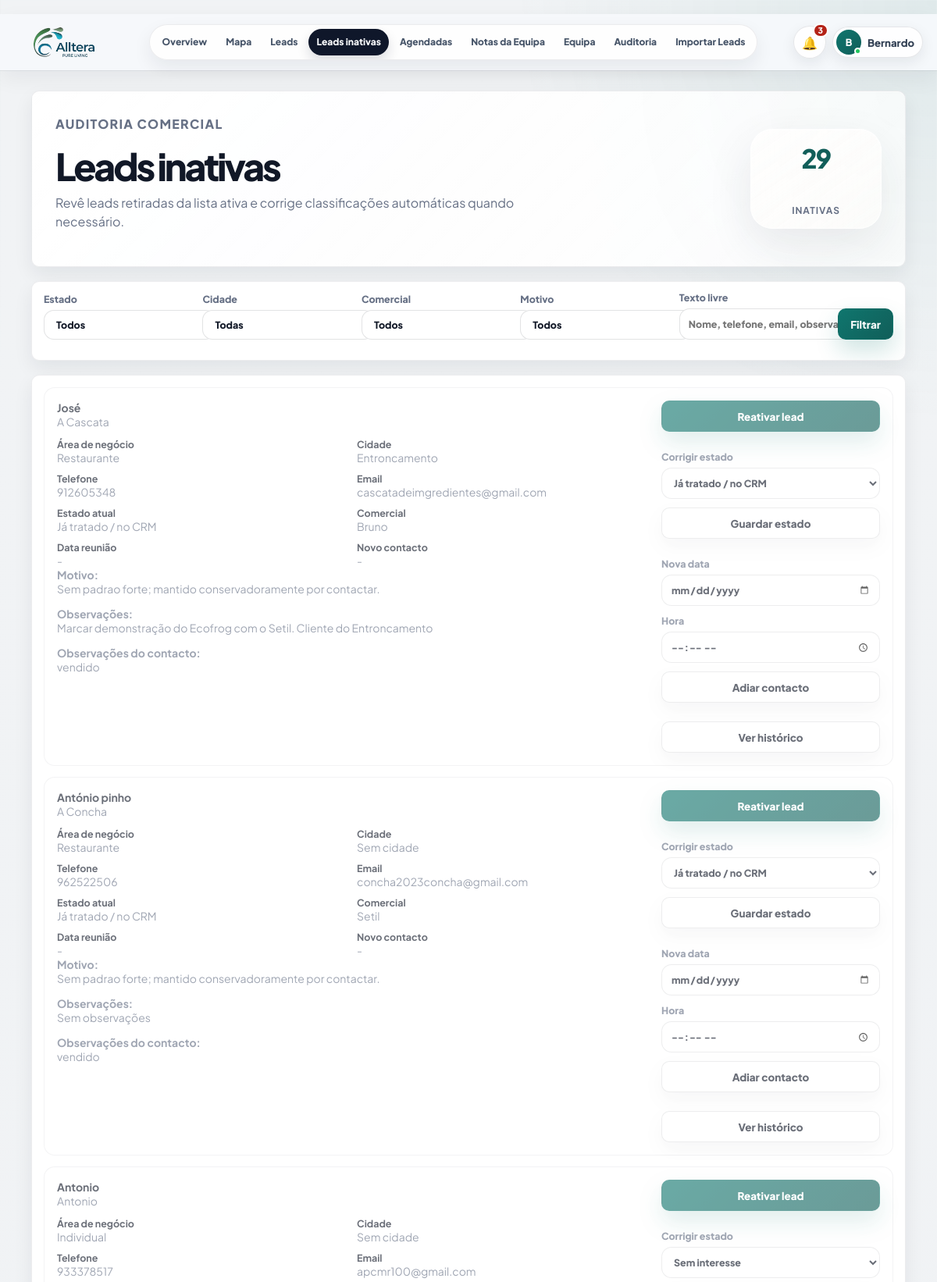
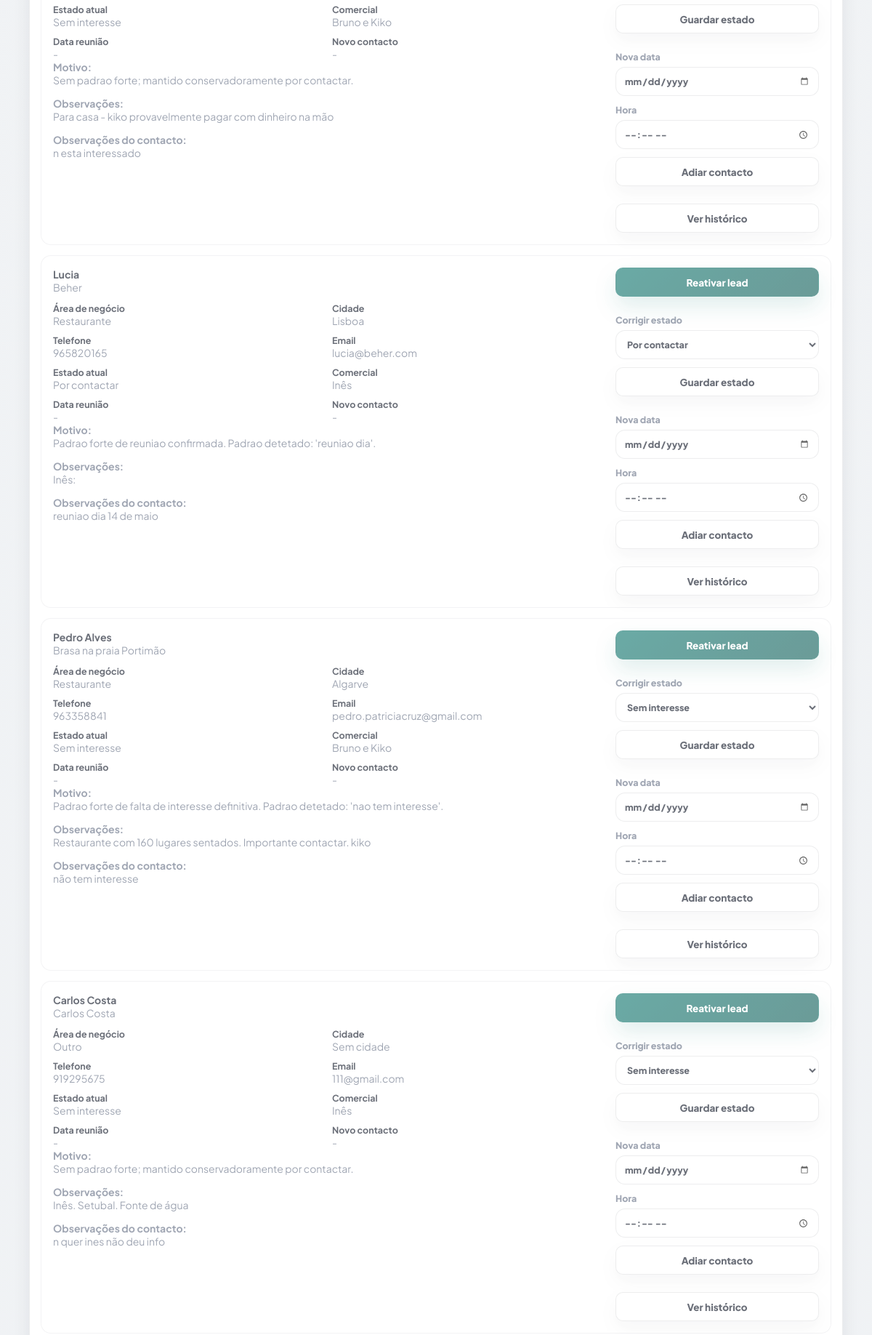
The app's page /leads-inativas (signed in, upper part) with its own data (2 pictures, top to bottom).
### PlataformaApoioDecisaoComercial/models.py (models this page shows, shortened)
class User(UserMixin, db.Model):
    __tablename__ = "users"
    id = db.Column(db.Integer, primary_key=True)
    nome = db.Column(db.String(120), nullable=False)
    email = db.Column(db.String(160), nullable=False, unique=True, index=True)
    password_hash = db.Column(db.String(255), nullable=False)
    role = db.Column(db.String(40), nullable=False, default="comercial")
    ativo = db.Column(db.Boolean, nullable=False, default=True)
    approval_status = db.Column(db.String(20), nullable=False, default="approved")
    approved_at = db.Column(db.DateTime, nullable=True)
    approved_by_id = db.Column(db.Integer, nullable=True)
    created_at = db.Column(db.DateTime, default=datetime.utcnow)
    @property
    def is_active(self):
        return bool(self.ativo)
    historico = db.relationship("HistoricoLead", back_populates="user", lazy="dynamic")
    assigned_leads = db.relationship("Lead", back_populates="assigned_to", lazy="dynamic")
    notas_equipa = db.relationship("EquipaNota", back_populates="autor", lazy="dynamic")

class Lead(db.Model):
    id = db.Column(db.Integer, primary_key=True)
    nome_cliente = db.Column(db.String(180), nullable=True)
    area_negocio = db.Column(db.String(120), nullable=True)
    cidade = db.Column(db.String(80), nullable=True)
    empresa = db.Column(db.String(180), nullable=True)
    nome_empresa = db.Column(db.String(180), nullable=False)
    tipo_cliente = db.Column(db.String(80), nullable=False)
    morada = db.Column(db.String(220), nullable=True)
    codigo_postal = db.Column(db.String(20), nullable=True)
    localidade = db.Column(db.String(80), nullable=False)
    contacto = db.Column(db.String(120), nullable=True)
    telefone = db.Column(db.String(40), nullable=True)
    email = db.Column(db.String(160), nullable=True)
    categoria = db.Column(db.String(120), nullable=True)
    nif = db.Column(db.String(30), nullable=True)
    observacoes = db.Column(db.Text, nullable=True)
    observacoes_contacto = db.Column(db.Text, nullable=True)
    reuniao_info = db.Column(db.Text, nullable=True)
    classificacao_observacao = db.Column(db.String(80), nullable=True)
    motivo_classificacao = db.Column(db.Text, nullable=True)
    latitude = db.Column(db.Float, nullable=True)
    longitude = db.Column(db.Float, nullable=True)
    estado = db.Column(db.String(40), nullable=False, default="Por contactar")
    estado_lead = db.Column(db.String(40), nullable=True, default="Por contactar")
    prioridade = db.Column(db.String(20), nullable=True, default="Baixa")
    comercial_responsavel = db.Column(db.String(80), nullable=False, default="Flávia")
    data_novo_contacto = db.Column(db.Date, nullable=True)
    data_reuniao = db.Column(db.Date, nullable=True)
    hora_reuniao = db.Column(db.String(10), nullable=True)
    tags = db.Column(db.String(300), nullable=True)
    insight_tags = db.Column(db.String(400), nullable=True)
    insight_note = db.Column(db.Text, nullable=True)
    assigned_to_id = db.Column(db.Integer, db.ForeignKey("users.id"), nullable=True, index=True)
    created_at = db.Column(db.DateTime, default=datetime.utcnow)
    updated_at = db.Column(db.DateTime, default=datetime.utcnow, onupdate=datetime.utcnow)
    assigned_to = db.relationship("User", back_populates="assigned_leads")
    historico = db.relationship(
        "HistoricoLead",
        backref="lead",
        cascade="all, delete-orphan",
        order_by="desc(HistoricoLead.created_at)",
    )

### PlataformaApoioDecisaoComercial/app.py (the view, shortened to what this page needs)
    @app.route("/leads-inativas", methods=["GET", "POST"])
    @login_required
    def leads_inativas():
        filters = {
            "estado": request.args.get("estado", ""),
            "cidade": request.args.get("cidade", ""),
            "comercial": request.args.get("comercial", ""),
            "texto": request.args.get("texto", ""),
            "motivo": request.args.get("motivo", ""),
        }
        leads = [lead for lead in Lead.query.order_by(Lead.nome_empresa.asc()).all() if is_inactive_lead(lead)]
        if filters["estado"]:
            leads = [lead for lead in leads if lead.estado == filters["estado"]]
        if filters["cidade"]:
            leads = [lead for lead in leads if normalize_lookup(lead.cidade or lead.localidade) == normalize_lookup(filters["cidade"])]
        if filters["comercial"]:
            leads = [lead for lead in leads if lead.comercial_responsavel == filters["comercial"]]
        if filters["motivo"]:
            leads = [lead for lead in leads if filters["motivo"] in {lead.classificacao_observacao, lead.motivo_classificacao}]
        options = {
            "estados": sorted({lead.estado for lead in Lead.query.all() if lead.estado}),
            "cidades": sorted({lead.cidade or lead.localidade for lead in Lead.query.all() if lead.cidade or lead.localidade}),
            "comerciais": sorted({lead.comercial_responsavel for lead in Lead.query.all() if lead.comercial_responsavel}),
            "motivos": sorted({lead.classificacao_observacao for lead in Lead.query.all() if lead.classificacao_observacao}),
        }
        return render_template("leads_inativas.html", leads=leads, filters=filters, options=options, estados=LEAD_STATES)

### PlataformaApoioDecisaoComercial/app.py (called while the page is built)
def normalize_lookup(value):
    text = str(value or "").strip().lower()
    text = unicodedata.normalize("NFKD", text)
    return "".join(char for char in text if not unicodedata.combining(char))

def clean_text(value):
    return re.sub(r"\s+", " ", str(value or "").strip())

def parse_time_value(value):
    value = clean_text(value)
    if not value:
        return None
    match = re.fullmatch(r"([01]?\d|2[0-3]):([0-5]\d)(?::[0-5]\d)?", value)
    if not match:
        return None
    return f"{int(match.group(1)):02d}:{match.group(2)}"

def scheduled_time_label(lead):
    return parse_time_value(getattr(lead, "hora_reuniao", None)) or ""

def is_inactive_lead(lead, today=None):
    today = today or date.today()
    if lead.estado in {"Já tratado / no CRM", "Sem interesse", "Reunião marcada", "Sem interesse definitivo", "Cliente existente"}:
        return True
    if lead.estado == "Adiar contacto" and lead.data_novo_contacto and lead.data_novo_contacto > today:
        return True
    if lead.classificacao_observacao in {"Já tratado / no CRM", "Sem interesse", "Reunião marcada", "Sem interesse definitivo", "Cliente existente"}:
        return True
    if lead.classificacao_observacao == "Adiar contacto" and lead.data_novo_contacto and lead.data_novo_contacto > today:
        return True
    return False

def is_scheduled_lead(lead):
    if not lead or not lead.data_novo_contacto:
        return False
    state = normalize_legacy_state(lead.estado)
    text = normalize_lookup(" ".join([
        lead.estado or "",
        lead.classificacao_observacao or "",
        lead.observacoes or "",
        lead.observacoes_contacto or "",
        lead.motivo_classificacao or "",
    ]))
    if state in SCHEDULED_STATES:
        return True
    return any(token in text for token in [
        "voltar a ligar",
        "contactar mais tarde",
        "reagendada",
        "reagendar",
        "sem interesse para ja",
        "aguardar resposta",
        "ligar depois",
        "voltar a contactar",
    ])

def scheduled_badge_count():
    today = date.today()
    return (
        Lead.query.filter(
            Lead.data_novo_contacto.isnot(None),
            Lead.data_novo_contacto <= today,
            Lead.estado.in_(list(SCHEDULED_STATES)),
        ).count()
    )

### PlataformaApoioDecisaoComercial/templates/leads_inativas.html (shortened to what this page needs)
{% extends "base.html" %}
{% block content %}
<main class="page-shell history-page">
    <section class="panel import-hero history-hero">
        <div>
            <p class="eyebrow">Auditoria comercial</p>
            <h1>Leads inativas</h1>
            <p>Revê leads retiradas da lista ativa e corrige classificações automáticas quando necessário.</p>
        </div>
        <div class="history-hero__meta">
            <span>{{ leads|length }}</span>
            <strong>inativas</strong>
        </div>
    </section>
    <section class="panel history-toolbar">
        <form class="inactive-filters" method="get">
            <label class="history-filter-label">Estado
                <select name="estado">
                    <option value="">Todos</option>
                </select>
            </label>
            <label class="history-filter-label">Cidade
                <select name="cidade">
                    <option value="">Todas</option>
                </select>
            </label>
            <label class="history-filter-label">Comercial
                <select name="comercial">
                    <option value="">Todos</option>
                </select>
            </label>
            <label class="history-filter-label">Motivo
                <select name="motivo">
                    <option value="">Todos</option>
                </select>
            </label>
            <label class="history-filter-label">Texto livre
                <input name="texto" value="{{ filters.texto }}" placeholder="Nome, telefone, email, observações">
            </label>
            <button class="button" type="submit">Filtrar</button>
        </form>
    </section>
    <section class="panel no-coords-panel">
        {% for lead in leads %}
        <article class="no-coords-row inactive-row">
            <div class="no-coords-main">
                <div>
                    <strong>{{ lead.nome_cliente or lead.nome_empresa }}</strong>
                    <span>{{ lead.nome_empresa }}</span>
                </div>
                <div class="no-coords-grid">
                    <span><b>Área de negócio</b>{{ lead.area_negocio or lead.tipo_cliente or "-" }}</span>
                    <span><b>Cidade</b>{{ lead.cidade or lead.localidade or "-" }}</span>
                    <span><b>Telefone</b>{{ lead.telefone or "-" }}</span>
                    <span><b>Email</b>{{ lead.email or "-" }}</span>
                    <span><b>Estado atual</b>{{ lead.estado }}</span>
                    <span><b>Comercial</b>{{ lead.comercial_responsavel or "-" }}</span>
                    <span><b>Data reunião</b>{{ lead.data_reuniao.strftime("%d/%m/%Y") if lead.data_reuniao else "-" }}</span>
                    <span><b>Novo contacto</b>{{ lead.data_novo_contacto.strftime("%d/%m/%Y") if lead.data_novo_contacto else "-" }}</span>
                </div>
                <p><strong>Motivo:</strong> {{ lead.motivo_classificacao or lead.classificacao_observacao or "Sem motivo registado" }}</p>
                <p><strong>Observações:</strong> {{ lead.observacoes or "Sem observações" }}</p>
                <p><strong>Observações do contacto:</strong> {{ lead.observacoes_contacto or "Sem observações do contacto" }}</p>
            </div>
            <div class="no-coords-actions">
                <form method="post">
                    <button class="button" type="submit">Reativar lead</button>
                </form>
                <form method="post">
                    <label>Corrigir estado
                        <select name="estado">
                            {% for estado in estados %}
                            <option value="{{ estado }}" {% if lead.estado == estado %}selected{% endif %}>{{ estado }}</option>
                            {% endfor %}
                        </select>
                    </label>
                    <button class="button secondary" type="submit">Guardar estado</button>
                </form>
                <form method="post">
                    <label>Nova data<input type="date" name="data_novo_contacto" value="{{ lead.data_novo_contacto.isoformat() if lead.data_novo_contacto else '' }}"></label>
                    <label>Hora<input type="time" name="hora_reuniao" value="{{ lead.hora_reuniao or '' }}"></label>
                    <button class="button secondary" type="submit">Adiar contacto</button>
                </form>
                <a class="button secondary" href="{{ url_for('historico', lead_id=lead.id) }}">Ver histórico</a>
            </div>
        </article>
        {% else %}
        <p class="empty-state">Não existem leads inativas para rever.</p>
        {% endfor %}
    </section>
</main>
{% endblock %}

### PlataformaApoioDecisaoComercial/templates/base.html (shortened to what this page needs)
﻿<!doctype html>
<html lang="pt">
<head>
    <link rel="stylesheet" href="https://unpkg.com/leaflet@1.9.4/dist/leaflet.css">
    <link rel="stylesheet" href="{{ url_for('static', filename='css/styles.css') }}">
</head>
<body>
    <div class="app-shell">
        <header class="topbar topbar--minimal" id="appTopbar" aria-label="Barra superior">
            <a class="topnav-brand" href="{{ url_for('admin_overview') if current_user.is_authenticated and current_user.role == 'admin' else (url_for('mapa_leads') if current_user.is_authenticated else url_for('login')) }}" aria-label="Alltera">
                <span class="topnav-brand__logo" aria-hidden="true">
                    <img src="{{ url_for('static', filename='alltera-logo.png') }}" alt="">
                </span>
            </a>
            {% if current_user.is_authenticated %}
            <nav class="topnav-pill" aria-label="Navegação principal">
                {% if current_user.role == "admin" %}
                <a href="{{ url_for('admin_overview') }}" {% if request.endpoint == 'admin_overview' %}aria-current="page"{% endif %}>Overview</a>
                <a href="{{ url_for('mapa_leads') }}" {% if request.endpoint == 'mapa_leads' %}aria-current="page"{% endif %}>Mapa</a>
                <a href="{{ url_for('todas_leads') }}" {% if request.endpoint == 'todas_leads' %}aria-current="page"{% endif %}>Leads</a>
                <a href="{{ url_for('leads_inativas') }}" {% if request.endpoint == 'leads_inativas' %}aria-current="page"{% endif %}>Leads inativas</a>
                <a href="{{ url_for('agendadas') }}" {% if request.endpoint == 'agendadas' %}aria-current="page"{% endif %}>Agendadas</a>
                <a href="{{ url_for('notas_equipa') }}" {% if request.endpoint == 'notas_equipa' %}aria-current="page"{% endif %}>Notas da Equipa</a>
                <a href="{{ url_for('admin_users') }}" {% if request.endpoint == 'admin_users' %}aria-current="page"{% endif %}>Equipa</a>
                <a href="{{ url_for('historico') }}" {% if request.endpoint == 'historico' %}aria-current="page"{% endif %}>Auditoria</a>
                <a href="{{ url_for('importar_leads') }}" {% if request.endpoint == 'importar_leads' %}aria-current="page"{% endif %}>Importar Leads</a>
                {% endif %}
            </nav>
            {% endif %}
            <div class="topbar__actions">
                {% if current_user.is_authenticated %}
                {% set display_name = current_user.nome or current_user.email %}
                {% set first_name = display_name.split()[0] %}
                <div class="notifications-menu" id="notificationsMenu">
                    <button class="notifications-trigger" id="notificationsButton" type="button" aria-haspopup="menu" aria-expanded="false" aria-controls="notificationsDropdown" title="Notificações operacionais">
                        <span aria-hidden="true">🔔</span>
                        {% if operational_notifications.count > 0 %}
                        <strong>{{ operational_notifications.count }}</strong>
                        {% endif %}
                    </button>
                </div>
                <div class="profile-menu" id="profileMenu">
                    <button class="profile-trigger" id="profileMenuButton" type="button" aria-haspopup="menu" aria-expanded="false" aria-controls="profileDropdown">
                        <span class="profile-avatar" aria-hidden="true">{{ display_name[:1]|upper }}<i></i></span>
                        <span class="profile-trigger__name">{{ first_name }}</span>
                    </button>
                </div>
                {% endif %}
            </div>
        </header>
        <div class="app-shell__content">
            {% block content %}{% endblock %}
        </div>
    </div>
    {% if current_user.is_authenticated %}
    <aside class="command-palette" id="commandPalette" aria-hidden="true">
    </aside>
    <aside class="global-lead-drawer" id="globalLeadDrawer" aria-hidden="true">
    </aside>
    {% endif %}
</body>
</html>

### records on screen
User: nome "B", nome "Bernardo"
Lead: nome_cliente "José", nome_empresa "A Cascata", area_negocio "Restaurante", cidade "Entroncamento", telefone "912605348", email "cascatadeimgredientes@gmail.com", estado "Já tratado / no CRM", comercial_responsavel "Bruno", data_reuniao "-", data_novo_contacto "-", motivo_classificacao "Sem padrao forte; mantido conservadoramente por contactar.", observacoes "Marcar demonstração do Ecofrog com o Setil. Cliente do Entroncamento", observacoes_contacto "vendido"
Lead: nome_cliente "António pinho", nome_empresa "A Concha", area_negocio "Restaurante", cidade "Sem cidade", telefone "962522506", email "concha2023concha@gmail.com", estado "Já tratado / no CRM", comercial_responsavel "Setil", data_reuniao "-", data_novo_contacto "-", motivo_classificacao "Sem padrao forte; mantido conservadoramente por contactar.", observacoes "Sem observações", observacoes_contacto "vendido"
Lead: nome_cliente "Antonio", nome_empresa "Antonio", area_negocio "Individual", cidade "Sem cidade", telefone "933378517", email "apcmr100@gmail.com", estado "Sem interesse", comercial_responsavel "Bruno e Kiko", data_reuniao "-", data_novo_contacto "-", motivo_classificacao "Sem padrao forte; mantido conservadoramente por contactar.", observacoes "Para casa - kiko provavelmente pagar com dinheiro na mão", observacoes_contacto "n esta interessado"
Lead: nome_cliente "Lucia", nome_empresa "Beher", area_negocio "Restaurante", cidade "Lisboa", telefone "965820165", email "lucia@beher.com", estado "Por contactar", comercial_responsavel "Inês", data_reuniao "-", data_novo_contacto "-", motivo_classificacao "Padrao forte de reuniao confirmada. Padrao detetado: 'reuniao dia'.", observacoes "Inês:", observacoes_contacto "reuniao dia 14 de maio"
Lead: nome_cliente "Pedro Alves", nome_empresa "Brasa na praia Portimão", area_negocio "Restaurante", cidade "Algarve", telefone "963358841", email "pedro.patriciacruz@gmail.com", estado "Sem interesse", comercial_responsavel "Bruno e Kiko", data_reuniao "-", data_novo_contacto "-", motivo_classificacao "Padrao forte de falta de interesse definitiva. Padrao detetado: 'nao tem interesse'.", observacoes "Restaurante com 160 lugares sentados. Importante contactar. kiko", observacoes_contacto "não tem interesse"
Lead: nome_cliente "Carlos Costa", nome_empresa "Carlos Costa", area_negocio "Outro", cidade "Sem cidade", telefone "919295675", email "111@gmail.com", estado "Sem interesse", comercial_responsavel "Inês", data_reuniao "-", data_novo_contacto "-", motivo_classificacao "Sem padrao forte; mantido conservadoramente por contactar.", observacoes "Inês. Setubal. Fonte de água", observacoes_contacto "n quer ines não deu info"

### other values on screen
{{ operational_notifications.count }} "3"
{{ leads|length }} "29"
